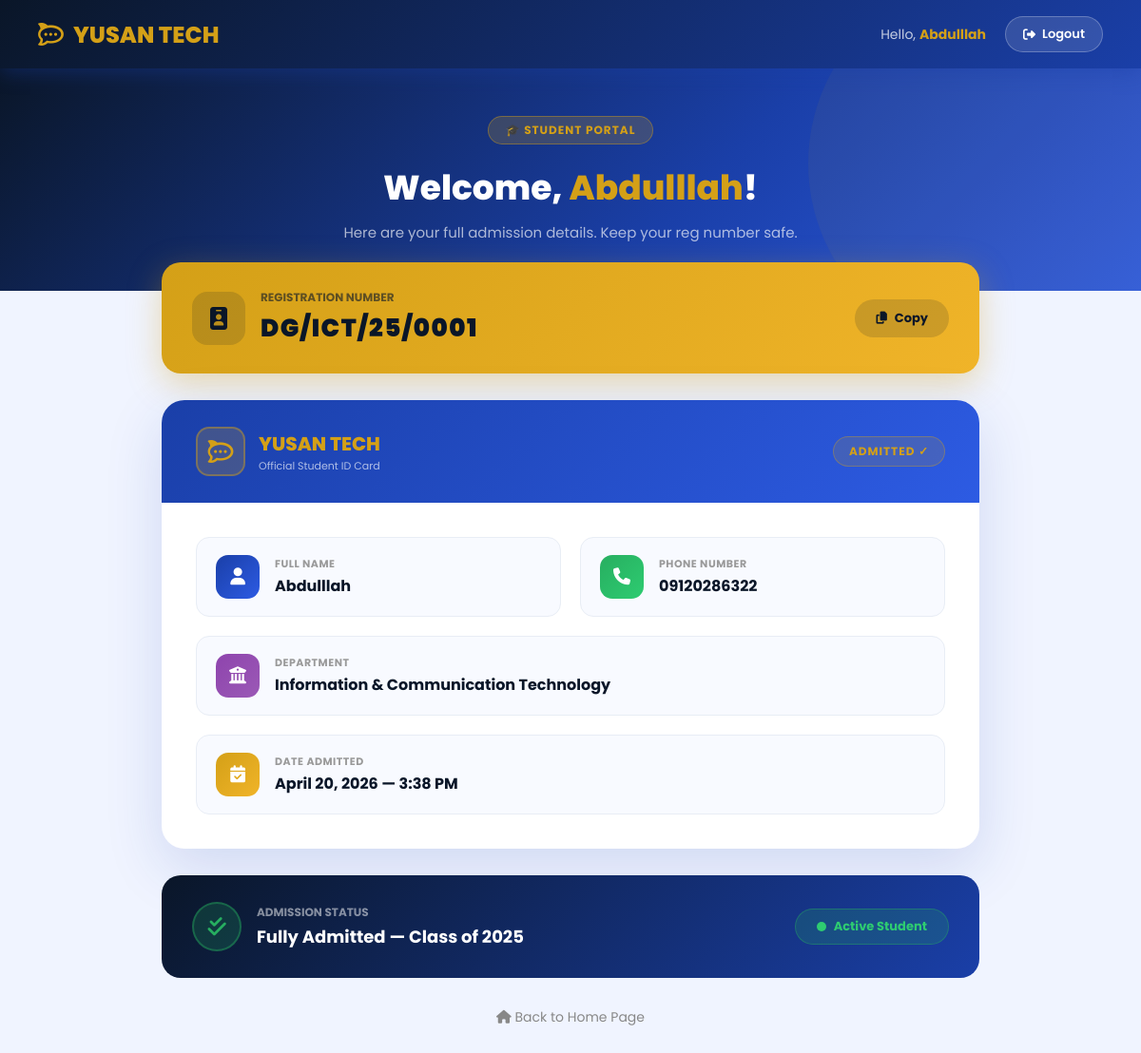
The page /dashboard/ (signed in) on the database its author committed.
### students/models.py (models this page shows, shortened)
class Student(models.Model):
    DEPARTMENTS = [
        ('ICT', 'Information & Communication Technology'),
        ('CS', 'Computer Science'),
        ('SE', 'Software Engineering'),
        ('CY', 'Cyber Security'),
        ('DM', 'Digital Marketing'),
        ('GD', 'Graphic Design'),
        ('NE', 'Network Engineering'),
        ('WD', 'Web Development'),
    ]
    full_name = models.CharField(max_length=200)
    phone_number = models.CharField(max_length=20, unique=True)
    department = models.CharField(max_length=100, choices=DEPARTMENTS)
    password = models.CharField(max_length=200)
    reg_number = models.CharField(max_length=50, unique=True)
    created_at = models.DateTimeField(auto_now_add=True)

### students/views.py (the view)
# urls.py: path('dashboard/', views.dashboard, name='dashboard'),
def dashboard(request):
    student_id = request.session.get('student_id')
    if not student_id:
        return redirect('login')
    try:
        student = Student.objects.get(id=student_id)
        dept_dict = dict(Student.DEPARTMENTS)
        dept_full = dept_dict.get(student.department, student.department)
        return render(request, 'students/dashboard.html', {
            'student': student,
            'dept_full': dept_full,
        })
    except Student.DoesNotExist:
        return redirect('login')

### students/templates/students/dashboard.html (shortened to what this page needs)
{% load static %}
<!DOCTYPE html>
<html lang="en">
<head>
  <link rel="stylesheet" href="https://cdnjs.cloudflare.com/ajax/libs/font-awesome/6.7.2/css/all.min.css">
</head>
<body>
<nav>
  <p class="nav_name"><i class="fa-brands fa-rocketchat"></i> YUSAN TECH</p>
  <div class="nav-right">
    <span class="welcome-text">Hello, <strong>{{ student.full_name|truncatechars:15 }}</strong></span>
    <a href="{% url 'logout' %}" class="btn-logout">
      <i class="fa-solid fa-right-from-bracket"></i> Logout
    </a>
  </div>
</nav>
<div class="dash-hero">
  <span class="badge">🎓 STUDENT PORTAL</span>
  <h1>Welcome, <span>{{ student.full_name }}</span>!</h1>
  <p>Here are your full admission details. Keep your reg number safe.</p>
</div>
<div class="main-content">
  <div class="reg-card">
    <div class="reg-left">
      <div class="reg-icon"><i class="fa-solid fa-id-badge"></i></div>
      <div>
        <div class="reg-label">Registration Number</div>
        <div class="reg-number" id="regNum">{{ student.reg_number }}</div>
      </div>
    </div>
    <button class="copy-btn" onclick="copyRegNum()">
      <i class="fa-solid fa-copy"></i> Copy
    </button>
  </div>
  <div class="id-card">
    <div class="id-card-header">
      <div class="school-info">
        <div class="school-logo"><i class="fa-brands fa-rocketchat"></i></div>
        <div>
          <div class="school-name">YUSAN TECH</div>
          <div class="school-sub">Official Student ID Card</div>
        </div>
      </div>
      <div class="card-label">ADMITTED ✓</div>
    </div>
    <div class="id-card-body">
      <div class="detail-item">
        <div class="d-icon icon-blue"><i class="fa-solid fa-user"></i></div>
        <div class="d-text">
          <div class="d-label">Full Name</div>
          <div class="d-value">{{ student.full_name }}</div>
        </div>
      </div>
      <div class="detail-item">
        <div class="d-icon icon-green"><i class="fa-solid fa-phone"></i></div>
        <div class="d-text">
          <div class="d-label">Phone Number</div>
          <div class="d-value">{{ student.phone_number }}</div>
        </div>
      </div>
      <div class="detail-item full-width">
        <div class="d-icon icon-purple"><i class="fa-solid fa-building-columns"></i></div>
        <div class="d-text">
          <div class="d-label">Department</div>
          <div class="d-value">{{ dept_full }}</div>
        </div>
      </div>
      <div class="detail-item full-width">
        <div class="d-icon icon-gold"><i class="fa-solid fa-calendar-check"></i></div>
        <div class="d-text">
          <div class="d-label">Date Admitted</div>
          <div class="d-value">{{ student.created_at|date:"F j, Y — g:i A" }}</div>
        </div>
      </div>
    </div>
  </div>
  <div class="status-card">
    <div class="status-left">
      <div class="status-icon"><i class="fa-solid fa-check-double"></i></div>
      <div>
        <div class="s-label">Admission Status</div>
        <div class="s-value">Fully Admitted — Class of 2025</div>
      </div>
    </div>
    <div class="status-badge">
      <div class="pulse"></div> Active Student
    </div>
  </div>
  <div class="bottom-actions">
    <a href="{% url 'home' %}" class="btn-home">
      <i class="fa-solid fa-house"></i> Back to Home Page
    </a>
  </div>
</div>
</body>
</html>

### rows shown on the page
Student: full_name "Abdulllah", reg_number "DG/ICT/25/0001", phone_number "09120286322", created_at "April 20, 2026 — 3:38 PM"

### other values the page prints
{{ dept_full }} "Information & Communication Technology"
